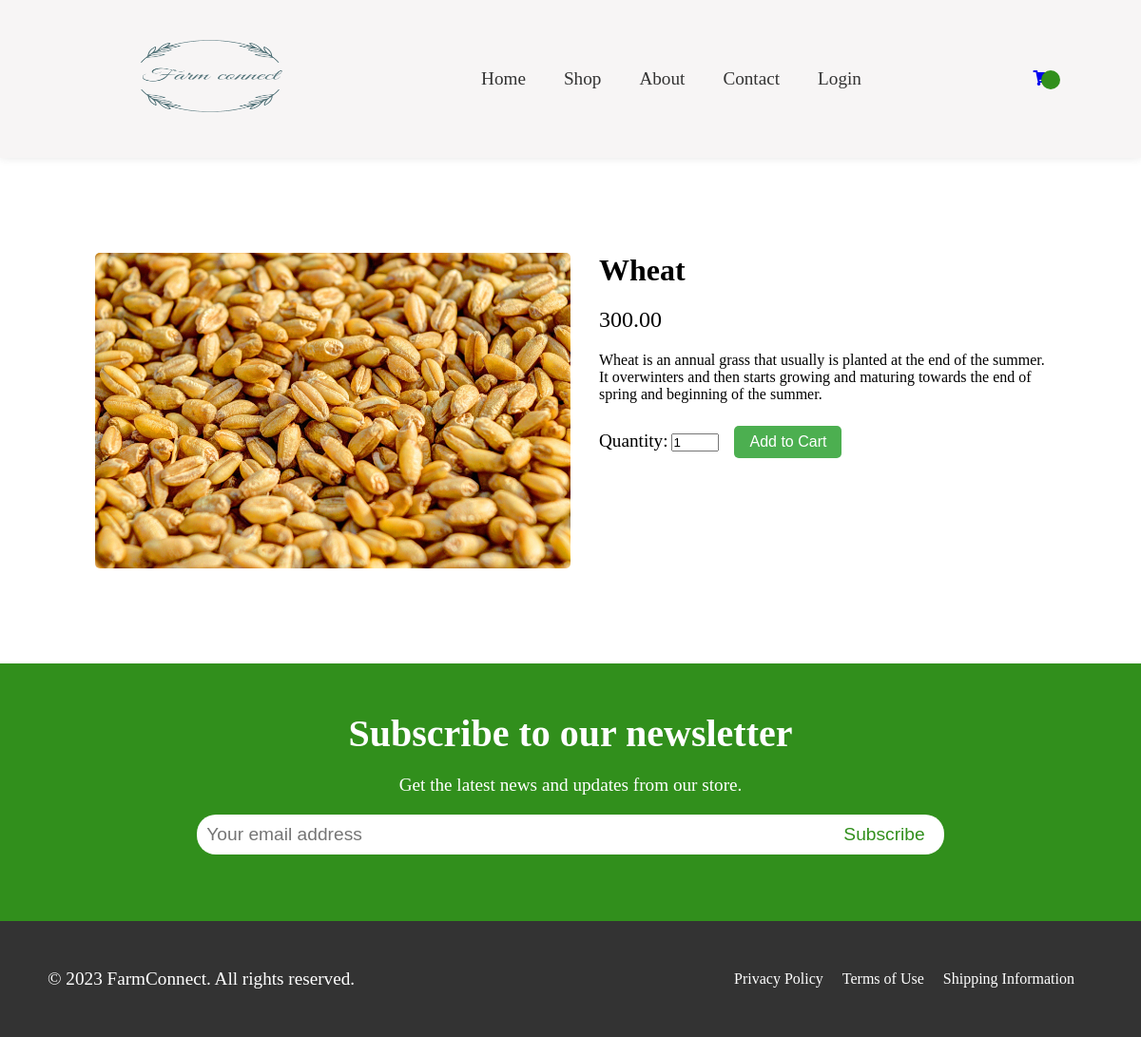
/product/1/, run on the app's committed database.
### ecommerce/models.py (models this page shows, shortened)
class Product(models.Model):
    user = models.ForeignKey(User,on_delete=models.SET_NULL,null=True)
    name = models.CharField(max_length=200,null=True,blank=True)
    image = models.ImageField(null=True,blank=True)
    brand = models.CharField(max_length=200,null=True,blank=True)
    category = models.CharField(max_length=200,null=True,blank=True)
    description = models.TextField(null=True,blank=True)
    rating = models.DecimalField(max_digits=7,decimal_places=2,null=True,blank=True)
    numReviews = models.IntegerField(null=True,blank=True,default=0)
    price = models.DecimalField(max_digits=7,decimal_places=2,null=True,blank=True)
    countInStock = models.IntegerField(null=True,blank=True,default=0)
    createdAt = models.DateTimeField(auto_now_add=True)
    _id = models.AutoField(primary_key=True,editable=False)

### ecommerce/views.py (the view)
# urls.py: path("product/<int:pk>/",product_description_page,name="product"),
def product_description_page(request,pk):
    product = Product.objects.get(pk=pk)
    context = {
        "product":product
    }
    return render(request,'home/description.html',context)

### templates/home/description.html (shortened to what this page needs)
{% extends 'base.html' %}
{% load static%}
{% block additional_css %}
<link rel="stylesheet" href="{% static 'css/style.css' %}">
<link rel="stylesheet" href="{% static 'css/description.css' %}">
{% endblock additional_css %}
{% block content %}
<div class="product-container">
    <div class="product">
      <img src="{{product.image.url}}" alt="Product 1">
      <div class="product-details">
        <h1>{{product.name}}</h1>
        <p class="price">{{product.price}}</p>
        <p class="description">{{product.description}}</p>
        <label for="quantity">Quantity:</label>
        <input type="number" id="quantity" name="quantity" value="1">
        <button class="btn add-to-cart update-cart" data-product="{{ obj.pk }}" data-action="add" data-id="{{ obj.pk }}">Add to Cart</button>
      </div>
    </div>
  </div>
{% endblock %}

### static/css/style.css (style rules this page uses)
* { margin: 0; padding: 0; box-sizing: border-box; }
.btn { display: inline-block; color: #fff; padding: 10px 20px; border-radius: 20px; text-decoration: none; transition: all 0.3s; background-color: #4CAF50; border: none; text-align: center; font-size: 16px; margin: 4px 2px; cursor: pointer; }

### static/css/description.css (style rules this page uses)
.product-container { margin: 100px; max-width: 1200px; }
.product { display: flex; margin-top: 50px; }
.product img { width: 50%; height: auto; margin-right: 30px; border-radius: 5px; }
.product-details { width: 50%; }
.product-details h1 { font-size: 2em; margin-bottom: 20px; }
.product-details p.price { font-size: 1.5em; margin-bottom: 20px; }
.product-details p.description { margin-bottom: 20px; }
.product-details label { font-size: 1.2em; }
.product-details input[type="number"] { width: 50px; margin-right: 10px; }
.add-to-cart { background-color: #4CAF50; color: white; padding: 8px 16px; border: none; border-radius: 5px; cursor: pointer; transition: background-color 0.3s ease; }

### data on the page
Product: image (picture), name "Wheat", price "300.00", description "Wheat is an annual grass that usually is planted at the end of the summer. It overwinters and then starts growing and maturing towards the end of spring and beginning of the summer."
